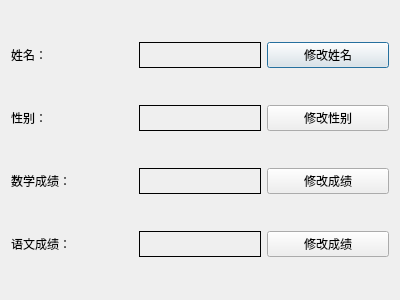
<?xml version="1.0" encoding="UTF-8"?>
<ui version="4.0">
 <class>InputDialog</class>
 <widget class="QDialog" name="InputDialog">
  <property name="geometry">
   <rect>
    <x>0</x>
    <y>0</y>
    <width>400</width>
    <height>300</height>
   </rect>
  </property>
  <property name="windowTitle">
   <string>Dialog</string>
  </property>
  <layout class="QVBoxLayout" name="verticalLayout">
   <item>
    <layout class="QHBoxLayout" name="horizontalLayout">
     <item>
      <widget class="QLabel" name="nameLabel">
       <property name="text">
        <string>姓名：</string>
       </property>
      </widget>
     </item>
     <item>
      <widget class="QLabel" name="nameDisplay">
       <property name="frameShape">
        <enum>QFrame::Panel</enum>
       </property>
       <property name="frameShadow">
        <enum>QFrame::Plain</enum>
       </property>
       <property name="text">
        <string/>
       </property>
      </widget>
     </item>
     <item>
      <widget class="QPushButton" name="nameModBtn">
       <property name="text">
        <string>修改姓名</string>
       </property>
      </widget>
     </item>
    </layout>
   </item>
   <item>
    <layout class="QHBoxLayout" name="horizontalLayout_2">
     <item>
      <widget class="QLabel" name="sexLabel">
       <property name="text">
        <string>性别：</string>
       </property>
      </widget>
     </item>
     <item>
      <widget class="QLabel" name="sexDisplay">
       <property name="frameShape">
        <enum>QFrame::Panel</enum>
       </property>
       <property name="frameShadow">
        <enum>QFrame::Plain</enum>
       </property>
       <property name="text">
        <string/>
       </property>
      </widget>
     </item>
     <item>
      <widget class="QPushButton" name="sexModBtn">
       <property name="text">
        <string>修改性别</string>
       </property>
      </widget>
     </item>
    </layout>
   </item>
   <item>
    <layout class="QHBoxLayout" name="horizontalLayout_3">
     <item>
      <widget class="QLabel" name="mathLabel">
       <property name="text">
        <string>数学成绩：</string>
       </property>
      </widget>
     </item>
     <item>
      <widget class="QLabel" name="mathDisplay">
       <property name="frameShape">
        <enum>QFrame::Panel</enum>
       </property>
       <property name="frameShadow">
        <enum>QFrame::Plain</enum>
       </property>
       <property name="text">
        <string/>
       </property>
      </widget>
     </item>
     <item>
      <widget class="QPushButton" name="mathModBtn">
       <property name="text">
        <string>修改成绩</string>
       </property>
      </widget>
     </item>
    </layout>
   </item>
   <item>
    <layout class="QHBoxLayout" name="horizontalLayout_4">
     <item>
      <widget class="QLabel" name="literalLabel_4">
       <property name="text">
        <string>语文成绩：</string>
       </property>
      </widget>
     </item>
     <item>
      <widget class="QLabel" name="literalDisplay">
       <property name="frameShape">
        <enum>QFrame::Panel</enum>
       </property>
       <property name="frameShadow">
        <enum>QFrame::Plain</enum>
       </property>
       <property name="text">
        <string/>
       </property>
      </widget>
     </item>
     <item>
      <widget class="QPushButton" name="literalModBtn">
       <property name="text">
        <string>修改成绩</string>
       </property>
      </widget>
     </item>
    </layout>
   </item>
  </layout>
 </widget>
 <resources/>
 <connections/>
</ui>
